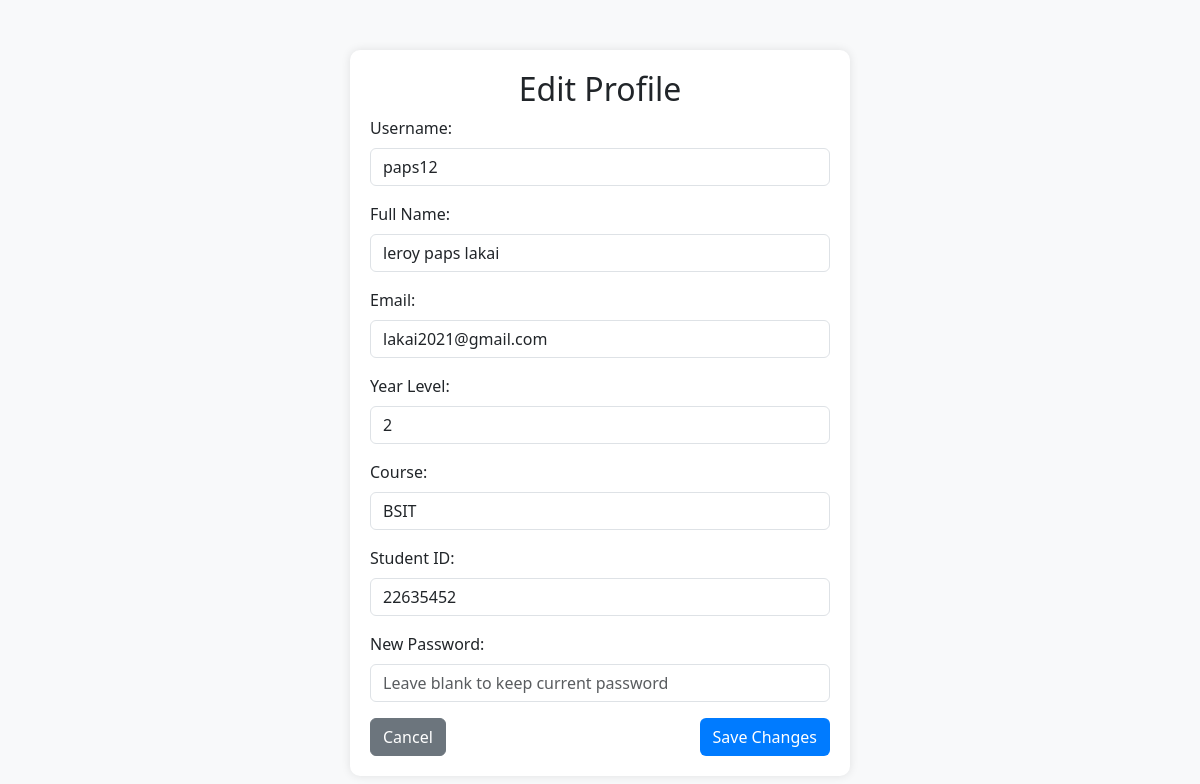
The page /edit_user/3 (signed in) on the database its author committed.
### tables this page shows
CREATE TABLE users (
            id INTEGER PRIMARY KEY AUTOINCREMENT,
            username TEXT UNIQUE NOT NULL,
            password TEXT NOT NULL,
            is_admin BOOLEAN DEFAULT 0,
            is_staff BOOLEAN DEFAULT 0,
            year_level TEXT
        , full_name TEXT, email TEXT, course TEXT, student_id TEXT);

### app.py (the view, shortened to what this page needs)
@app.route('/edit_user/<int:user_id>', methods=['GET', 'POST'])
def edit_user(user_id):
    if 'username' not in session:
        return redirect(url_for('login'))
    is_admin = session.get('is_admin', False)
    logged_in_user_id = session.get('user_id')
    if not is_admin and logged_in_user_id != user_id:
        flash("You can only edit your own profile.")
        return redirect(url_for('info'))  # Redirect to user's info page
    conn = sqlite3.connect('database.db')
    c = conn.cursor()
    c.execute('SELECT id, username, full_name, email, year_level, course, student_id FROM users WHERE id = ?', (user_id,))
    user = c.fetchone()
    if not user:
        flash('User not found.')
        conn.close()
        return redirect(url_for('info'))
    conn.close()
    return render_template('edit_user.html', user=user)

### templates/edit_user.html (shortened to what this page needs)
<!DOCTYPE html>
<html lang="en">
<head>
    <link href="https://cdn.jsdelivr.net/npm/bootstrap@5.3.0/dist/css/bootstrap.min.css" rel="stylesheet">
</head>
<body>
<div class="container">
    <h2 class="text-center">Edit Profile</h2>
    <form method="POST">
        <div class="mb-3">
            <label for="username" class="form-label">Username:</label>
            <input type="text" name="username" id="username" class="form-control" value="{{ user[1] }}" required>
        </div>
        <div class="mb-3">
            <label for="full_name" class="form-label">Full Name:</label>
            <input type="text" name="full_name" id="full_name" class="form-control" value="{{ user[2] }}">
        </div>
        <div class="mb-3">
            <label for="email" class="form-label">Email:</label>
            <input type="email" name="email" id="email" class="form-control" value="{{ user[3] }}">
        </div>
        <div class="mb-3">
            <label for="year_level" class="form-label">Year Level:</label>
            <input type="text" name="year_level" id="year_level" class="form-control" value="{{ user[4] }}">
        </div>
        <div class="mb-3">
            <label for="course" class="form-label">Course:</label>
            <input type="text" name="course" id="course" class="form-control" value="{{ user[5] }}">
        </div>
        <div class="mb-3">
            <label for="student_id" class="form-label">Student ID:</label>
            <input type="text" name="student_id" id="student_id" class="form-control" value="{{ user[6] }}">
        </div>
        <div class="mb-3">
            <label for="password" class="form-label">New Password:</label>
            <input type="password" name="password" id="password" class="form-control" placeholder="Leave blank to keep current password">
        </div>
        <div class="d-flex justify-content-between">
            <a href="{{ url_for('info') }}" class="btn btn-secondary">Cancel</a>
            <button type="submit" class="btn btn-custom">Save Changes</button>
        </div>
    </form>
</div>
</body>
</html>

### templates/edit_user.html (style rules this page uses)
body { background-color: #f8f9fa; }
.container { max-width: 500px; margin-top: 50px; background: white; padding: 20px; border-radius: 10px; box-shadow: 0 0 10px rgba(0, 0, 0, 0.1); }
.btn-custom { background-color: #007bff; color: white; }

### rows shown on the page
users: username "paps12", full_name "leroy paps lakai", email "lakai2021@gmail.com", year_level "2", course "BSIT", student_id "22635452"
